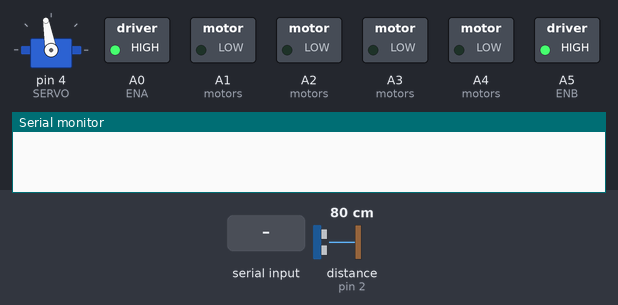
A program run on a simulated Arduino Nano, built with avr-gcc and run on an emulated ATmega328P. On the bench: servo, switched loads named in the program (green lamp = pin HIGH), the last lines printed to the serial monitor. Dashed ring = blinking. The test bench sets the inputs (shaded band); at power-on: distance to the obstacle (sensor on pin 2) 80 cm. The echo pulse lasts 58.3 µs per cm.

Above: at 1.2 s.
1.3 s: "E" received over Serial
At 2.0 s:
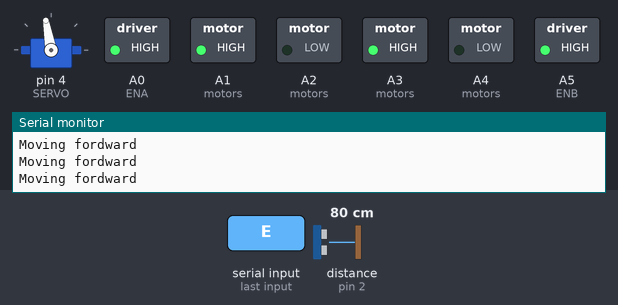
2.8 s: distance to the obstacle (sensor on pin 2) set to 32 cm
5.8 s: distance to the obstacle (sensor on pin 2) set to 26 cm
At 6.06 s:
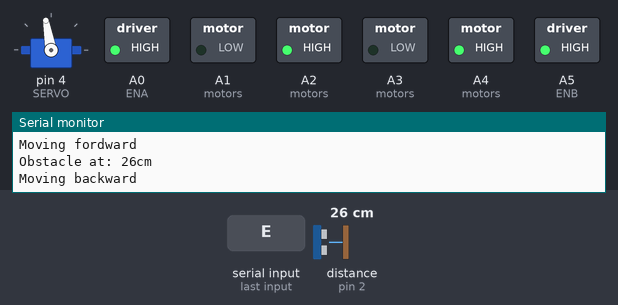
8.8 s: distance to the obstacle (sensor on pin 2) set to 35 cm
At 10.23 s:
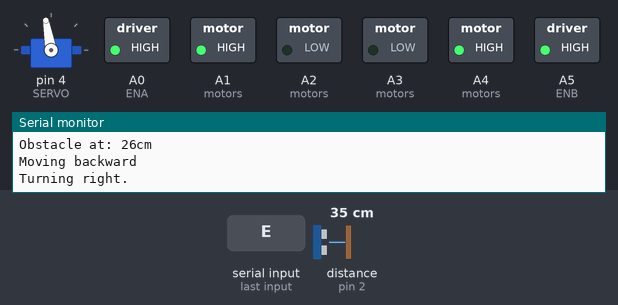
11.8 s: distance to the obstacle (sensor on pin 2) set to 2 cm
At 12.9 s:
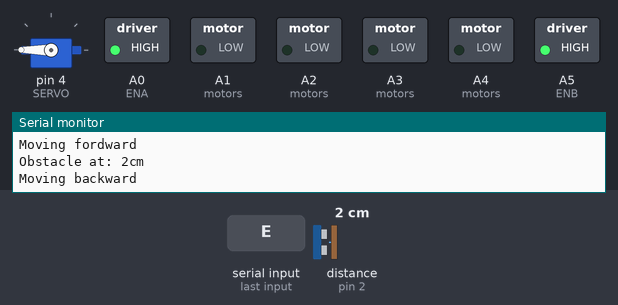
Timing chart, 0 to 15.8 s (numbered marks = the images above; inputs shaded):
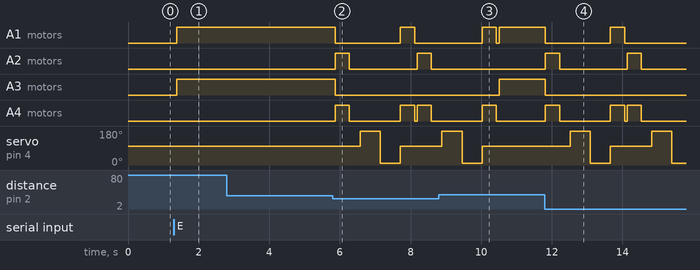

The program:

main.cpp
```cpp
#include <Arduino.h>
#include <Servo.h>
#include <NewPing.h>        // Ultrasonic sensor
#include <IRremote.hpp>     // IRremote v4.x
#include <SoftwareSerial.h> // Bluetooth communication

// Pins
#define RX 0
#define TX 1
#define ECHO 2
#define TRIG 3
#define SERVO 4
#define IRSIG 5
#define ENA A0
#define IN1 A1
#define IN2 A2
#define IN3 A3
#define IN4 A4
#define ENB A5

// Servo Directions
#define STRAIGHT 100
#define LEFT     180
#define RIGHT    10

// IRremote's buttons
#define ON 69
#define OFF 71
#define MODE1 7
#define MODE2 21
#define MODE3 9
#define SOS 24

// Controlling modes
#define Inactive -1
#define ObsAvoid 1
#define BTCtrlng 2
#define IRCtrlng 3

SoftwareSerial BTserial(RX, TX);
NewPing sonar(TRIG, ECHO, 250);
Servo servo;
IRrecv irrecv(IRSIG);
decode_results button;

const int motors[] = {IN1, IN2, IN3, IN4}; // L298N pins
const int defaultMode = ObsAvoid;
int distance;
int mode = Inactive;

void switchMode(int signal);
void obstacleAvoiding();
void bluetoothControlling();
void irControlling();
void stop();
void moveForward();
void moveBackward();
void turnLeft();
void turnRight();

void setup() {
    for(int i : motors)
        pinMode(i, OUTPUT);
    pinMode(ENA, OUTPUT);
    pinMode(ENB, OUTPUT);
    analogWrite(ENA, 255);
    analogWrite(ENB, 255);

    servo.attach(SERVO);
    servo.write(STRAIGHT);

    irrecv.enableIRIn();
    Serial.begin(9600);
}

void loop() {
    if(mode != 3 && irrecv.decode()){
        switchMode(irrecv.decodedIRData.command);
        irrecv.resume();
    }
    if(mode != 2 && Serial.available()){
        switchMode(Serial.read());
    }
    switch(mode){
    case Inactive:
        stop();
        servo.write(STRAIGHT);
        break;
    case ObsAvoid: obstacleAvoiding();     break;
    case BTCtrlng: bluetoothControlling(); break;
    case IRCtrlng: irControlling();        break;
    }
}

void switchMode(int signal){
    switch(signal){
    case ON:
        if(mode == Inactive)
            mode = defaultMode;
        break;
    case OFF:   case Inactive: mode = Inactive; break;
    case MODE1: case ObsAvoid: mode = ObsAvoid; break;
    case MODE2: case BTCtrlng: mode = BTCtrlng; break;
    case MODE3: case IRCtrlng: mode = IRCtrlng; break;
    }
    Serial.println(String(signal) + " received. Mode:" + mode);
}

int getDistance(int DIRECTION){
    servo.write(DIRECTION);
    delay(70);
    int newDistance = sonar.ping_cm();
    if(DIRECTION != STRAIGHT){
        delay(500);
        servo.write(STRAIGHT);
    }
    return newDistance == 0 ? 250 : newDistance;
}

void obstacleAvoiding(){
    distance = getDistance(STRAIGHT);
    if(distance < 30){
        Serial.println("Obstacle at: " + String(distance) + "cm");
        stop();
        moveBackward();
        delay(400);
        stop();
        delay(300);
        getDistance(LEFT) > getDistance(RIGHT) ? turnLeft() : turnRight();
        delay(400);
        stop();
    }
    else moveForward();
}

void bluetoothControlling(){
    if(Serial.available()){
        switch(Serial.read()){
        case '1':
            switchMode(OFF);
            Serial.read();
            break;
        case '2': servo.write(RIGHT);     break;
        case '3': servo.write(STRAIGHT);  break;
        case '4': servo.write(LEFT);      break;
        case 'N': moveForward();          break;
        case 'S': moveBackward();         break;
        case 'W': turnLeft();             break;
        case 'E': turnRight();            break;
        }
    }
    delay(60);
    stop();
}

void processSignal(int data){
    switch(data){
    case OFF:             switchMode(OFF); break;
    case MODE1: case 'L': turnLeft();      break;
    case MODE2: case 'F': moveForward();   break;
    case MODE3: case 'R': turnRight();     break;
    case SOS:   case 'B': moveBackward();  break;
    }
}

void irControlling(){
    if(irrecv.decode()){
        processSignal(irrecv.decodedIRData.command);
        irrecv.resume();
    }
    delay(200);
    stop();
}

void stop(){
    for(int i : motors){
        digitalWrite(i, LOW);
    }
}

void moveForward(){
    Serial.println("Moving fordward");
    digitalWrite(motors[0], HIGH); //IN1
    digitalWrite(motors[1], LOW);  //IN2
    digitalWrite(motors[2], HIGH); //IN3
    digitalWrite(motors[3], LOW);  //IN4
}

void moveBackward(){
    Serial.println("Moving backward");
    digitalWrite(motors[0], LOW);
    digitalWrite(motors[1], HIGH);
    digitalWrite(motors[2], LOW);
    digitalWrite(motors[3], HIGH);
}

void turnLeft(){
    Serial.println("Turning left.");
    digitalWrite(motors[0], LOW);
    digitalWrite(motors[1], HIGH);
    digitalWrite(motors[2], HIGH);
    digitalWrite(motors[3], LOW);
}

void turnRight(){
    Serial.println("Turning right.");
    digitalWrite(motors[0], HIGH);
    digitalWrite(motors[1], LOW);
    digitalWrite(motors[2], LOW);
    digitalWrite(motors[3], HIGH);
}
```

Measured:
- the behaviour switches between 30 and 29 cm on distance to the obstacle (sensor on pin 2) (found by bisection; images 1 and 2)
- after the input at 1.3 s, A1 (motors), A3 (motors): LOW → HIGH after 0.08 s
- after the input at 5.8 s, A1 (motors): HIGH → LOW after 0.07 s, → HIGH 1.8 s later, → LOW 0.40 s later; A2 (motors): alternates HIGH for 0.40 s and LOW for 1.9 s, starting after 0.07 s
- after the input at 8.8 s, A2 (motors): stays LOW (without the input it goes to HIGH after 1.7 s); A3 (motors): LOW → HIGH after 1.7 s; A4 (motors): goes on until 10.4 s, then stays LOW; servo on pin 4 (SERVO): goes on until 10.0 s, then stays 100°
- after the input at 11.8 s, A1 (motors): HIGH → LOW at once, → HIGH 1.8 s later, → LOW 0.40 s later; A2 (motors): alternates HIGH for 0.40 s and LOW for 1.9 s, starting at once
